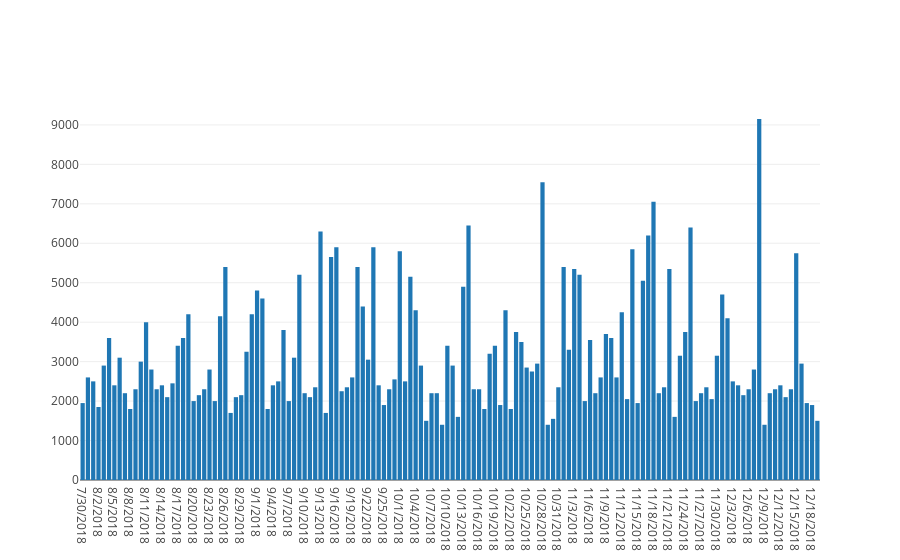

Source (notebook cell):
### Code cell
# display calories base on date
data = [go.Bar(x=df.Date, y=df.calories)]
iplot(data, filename='jupyter-basic_bar')

### Figure 1 — Plotly figure (JSON) as saved in the notebook; plotly's stock layout.template omitted (floating-point values rounded to 4 significant figures; data arrays with more than 128 entries replaced by an {"elided": "..."} marker saying what was removed)
{"data": [{"type": "bar", "uid": "eb79d233-905c-4da2-b340-a146f78b8bc6", "x": {"elided": "140 str values"}, "y": {"elided": "140 int values"}}], "layout": {}}
